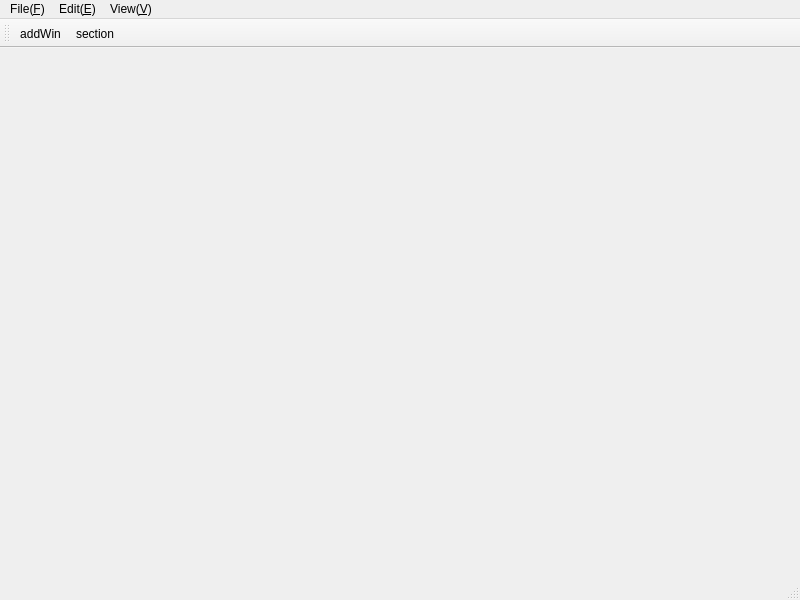
<?xml version="1.0" encoding="UTF-8"?>
<ui version="4.0">
 <class>MainWindow</class>
 <widget class="QMainWindow" name="MainWindow">
  <property name="geometry">
   <rect>
    <x>0</x>
    <y>0</y>
    <width>800</width>
    <height>600</height>
   </rect>
  </property>
  <property name="windowTitle">
   <string>MWin</string>
  </property>
  <widget class="QWidget" name="centralwidget">
   <widget class="QWidget" name="gridLayoutWidget">
    <property name="geometry">
     <rect>
      <x>40</x>
      <y>50</y>
      <width>531</width>
      <height>181</height>
     </rect>
    </property>
    <layout class="QGridLayout" name="gridLayout"/>
   </widget>
  </widget>
  <widget class="QMenuBar" name="menubar">
   <property name="geometry">
    <rect>
     <x>0</x>
     <y>0</y>
     <width>800</width>
     <height>22</height>
    </rect>
   </property>
   <widget class="QMenu" name="menuFile_F">
    <property name="title">
     <string>File(&amp;F)</string>
    </property>
    <addaction name="actionNew"/>
    <addaction name="actionOpen"/>
    <addaction name="actionClose"/>
   </widget>
   <widget class="QMenu" name="menuEdit_E_2">
    <property name="title">
     <string>Edit(&amp;E)</string>
    </property>
    <addaction name="actionUndo"/>
   </widget>
   <widget class="QMenu" name="menuView_V">
    <property name="title">
     <string>View(&amp;V)</string>
    </property>
   </widget>
   <addaction name="menuFile_F"/>
   <addaction name="menuEdit_E_2"/>
   <addaction name="menuView_V"/>
  </widget>
  <widget class="QStatusBar" name="statusbar"/>
  <widget class="QToolBar" name="toolBar">
   <property name="windowTitle">
    <string>toolBar</string>
   </property>
   <attribute name="toolBarArea">
    <enum>TopToolBarArea</enum>
   </attribute>
   <attribute name="toolBarBreak">
    <bool>false</bool>
   </attribute>
   <addaction name="actionaddWin"/>
   <addaction name="actionsection"/>
  </widget>
  <action name="actionaddWin">
   <property name="text">
    <string>addWin</string>
   </property>
   <property name="toolTip">
    <string>addWin</string>
   </property>
  </action>
  <action name="actionNew">
   <property name="text">
    <string>New</string>
   </property>
  </action>
  <action name="actionUndo">
   <property name="text">
    <string>Undo</string>
   </property>
  </action>
  <action name="actionOpen">
   <property name="text">
    <string>Open</string>
   </property>
  </action>
  <action name="actionClose">
   <property name="text">
    <string>Close</string>
   </property>
  </action>
  <action name="actionsection">
   <property name="text">
    <string>section</string>
   </property>
   <property name="toolTip">
    <string>section_</string>
   </property>
  </action>
 </widget>
 <resources/>
 <connections/>
</ui>
